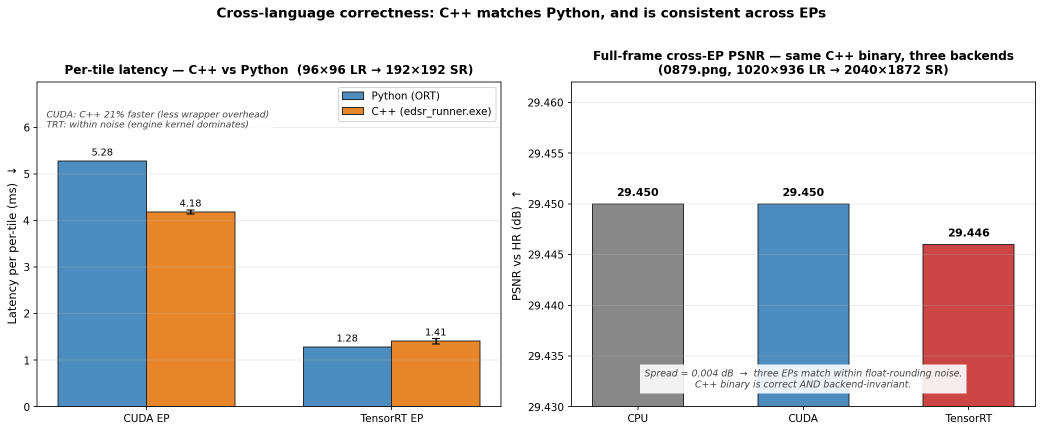
#> input picture cpp_inference/cross_language_panel.png, 2085 x 863 px (shown at 1/2 size)
$ python -i degradation.py   (imports and definitions only)
#> lines starting #> are read from the running program, lines starting #| are printed output that depends on the picture
#> further down, picture is the input picture: shape (863, 2085, 3); mean B, G, R 219.4, 219.3, 222.2
"""Realistic degradation pipeline for LR/HR pair synthesis.

Why this module exists
----------------------
Academic SR datasets typically generate the LR image with a single bicubic
downsample. Real TV content has gone through a long chain of lossy operations
before it reaches a TV-side SR engine: lens optics, sensor noise, encoder
chroma subsampling, scaler interpolation differences, JPEG/H.264 compression
artifacts, etc. A model trained only on bicubic LR generalizes poorly to that
distribution. This module composes degradations that approximate those
real-world phenomena, used for the project's "Track B (Realistic)" training
recipe (see SPECIFICATION.md §1.3).

Convention
----------
* Images are ``np.uint8`` of shape ``(H, W, 3)``.
* Channel order is BGR (OpenCV native). The pipeline is channel-symmetric
  except for ``apply_jpeg_compression`` — JPEG quantizes in YCbCr, so chroma
  artifacts are slightly different between RGB-as-BGR and true BGR. For SR
  training this difference is negligible; we keep BGR throughout to avoid
  spurious ``cvtColor`` round-trips.
* Every method takes an optional ``random_state`` (seed int or
  ``np.random.Generator``) so a fixed seed reproduces a fixed result. Passing
  the same ``Generator`` to multiple calls advances its state — that is the
  intended behavior inside :meth:`RealisticDegradation.random_degradation_pipeline`.
"""

from __future__ import annotations

from typing import Union

import cv2
import numpy as np

RandomState = Union[int, np.random.Generator, None]


# [10 lines left out: function _resolve_rng, not called in this run]


class RealisticDegradation:
    """Composable degradations that approximate real TV-content artifacts.

    The class is stateless aside from its parameter ranges (kept as class
    attributes so they're easy to override per subclass / experiment). All
    methods are pure: they consume an image and an optional rng, and return a
    new image.
    """

    BLUR_KERNEL_CHOICES: tuple[int, ...] = (3, 5, 7)
    BLUR_SIGMA_RANGE: tuple[float, float] = (0.1, 2.0)
    NOISE_SIGMA_RANGE: tuple[float, float] = (0.0, 25.0)
    JPEG_QUALITY_RANGE: tuple[int, int] = (60, 95)
    BANDING_BITS_CHOICES: tuple[int, ...] = (4, 5, 6)

    INTERPOLATION_MAP: dict[str, int] = {
        "bicubic": cv2.INTER_CUBIC,
        "bilinear": cv2.INTER_LINEAR,
        "area": cv2.INTER_AREA,
        "nearest": cv2.INTER_NEAREST,
    }

    # [110 lines left out: functions apply_blur, apply_noise, apply_jpeg_compression, apply_downsample, not called in this run]

    def apply_chroma_subsampling(
        self,
        image: np.ndarray,
        random_state: RandomState = None,
    ) -> np.ndarray:
        """4:2:0 chroma subsampling — models H.264 / H.265 color downsampling.

        Almost every TV-side input has been through chroma subsampling at some
        point in its pipeline: terrestrial broadcast (DVB-T/T2), streaming
        (HLS / DASH / MPEG-TS), Blu-ray, and the vast majority of MP4 files
        all carry 4:2:0 video. H.264 Main/High and H.265 Main both use 4:2:0
        by default. Modeling this is essential if the SR model is meant to
        consume real TV content rather than academic bicubic LR.

        4:2:0 in J:a:b notation (per ITU-R BT.601):
          J = 4   reference horizontal sample count
          a = 2   chroma samples in the FIRST row of every 4x2 luma block
          b = 0   chroma samples in the SECOND row (none — they reuse a's)
        Net: U and V are each downsampled 2x horizontally AND 2x vertically,
        while Y stays at full resolution. Visible artifact is "color bleeding"
        across sharp chrominance edges (e.g., red text on white).

        Implementation: BGR -> YUV (OpenCV's full-range BT.601 mapping),
        downsample U/V with INTER_AREA (proper area averaging — what an
        encoder would do), upsample back with INTER_NEAREST (no
        reconstruction filter — what a cheap decoder would do). Y is
        untouched. Round-trip back to BGR.

        Color-space caveat: cv2.COLOR_BGR2YUV is full-range Y'CbCr [0, 255].
        Real video uses studio-range BT.709 for HDTV (luma 16..235, chroma
        16..240). The difference matters for pixel-perfect reproduction but
        not for training a robustness-focused SR model, so we use OpenCV's
        default and document the gap here.

        ``random_state`` is accepted for API consistency with the other
        methods, but unused — this transform is fully deterministic.

        Status: implemented but **deliberately not used** in
        :meth:`random_degradation_pipeline` because on natural-image training
        data (DIV2K) the artifact produces ~38 dB PSNR -- essentially
        invisible, no useful invariance to learn. Kept here for analysis
        / future use when synthetic content (text, UI, anime) gets added to
        the training mix, where chroma artifacts actually bite.

        Args:
            image: ``(H, W, 3)`` ``uint8`` BGR image.
            random_state: Unused. Present for API symmetry.
        """
        del random_state  # explicit: parameter accepted, not consumed
        yuv = cv2.cvtColor(image, cv2.COLOR_BGR2YUV)
#> yuv: shape (863, 2085, 3); mean of channels 0, 1, 2 220.2, 127.6, 129.7
        h, w = yuv.shape[:2]
#> h = 863; w = 2085
        y, u, v = cv2.split(yuv)
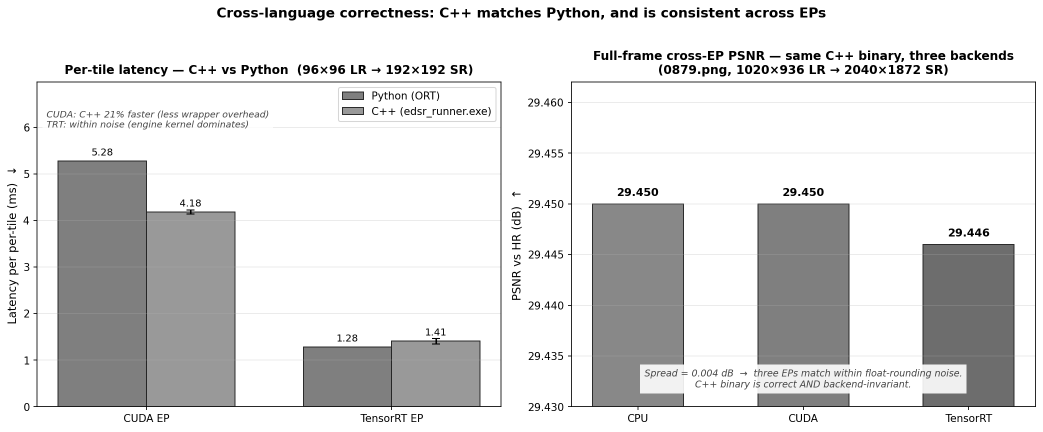
#> y: shape (863, 2085) (shown at 1/2 size); min 0, max 255, mean 220.2
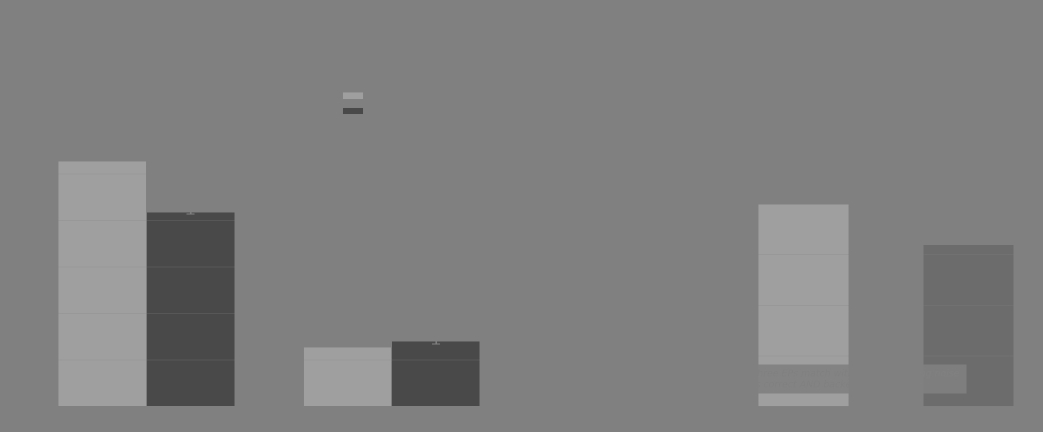
#> u: shape (863, 2085) (shown at 1/2 size); min 73, max 159, mean 127.6
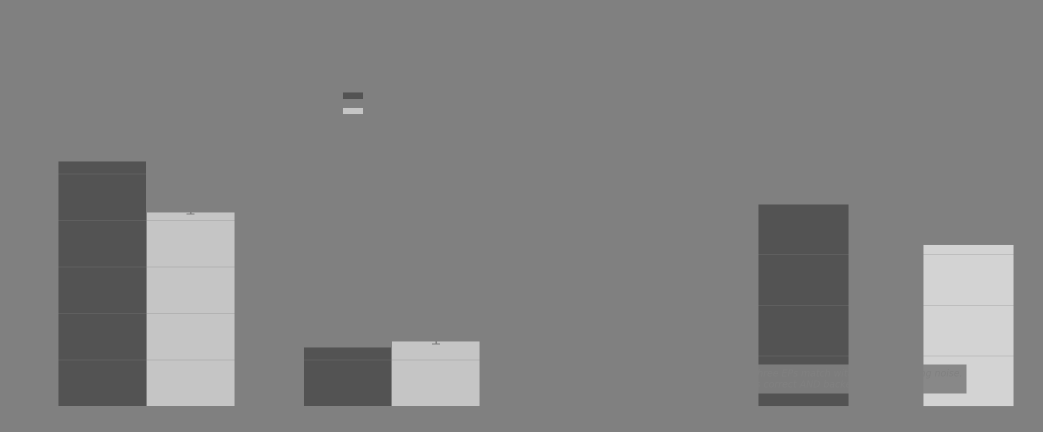
#> v: shape (863, 2085) (shown at 1/2 size); min 83, max 211, mean 129.7

        half_w, half_h = max(1, w // 2), max(1, h // 2)
#> half_w = 1042; half_h = 431
        u_low = cv2.resize(u, (half_w, half_h), interpolation=cv2.INTER_AREA)
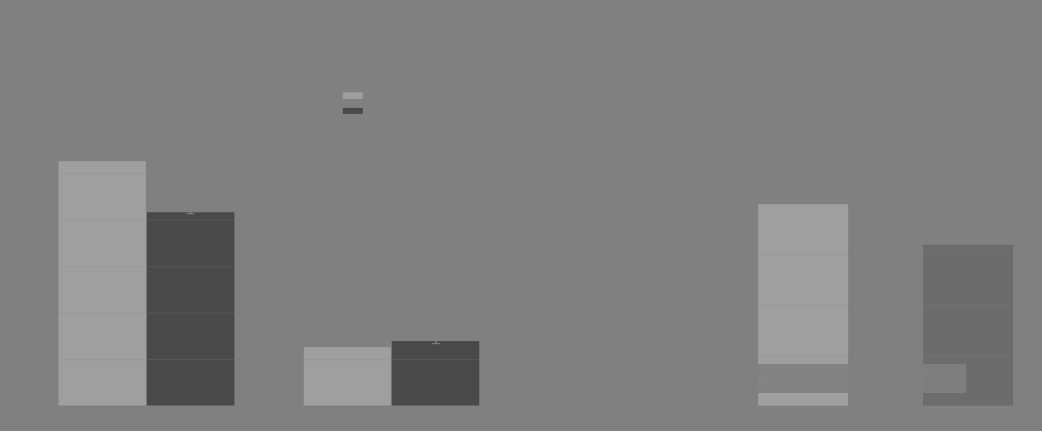
#> u_low: shape (431, 1042); min 73, max 159, mean 127.6
        v_low = cv2.resize(v, (half_w, half_h), interpolation=cv2.INTER_AREA)
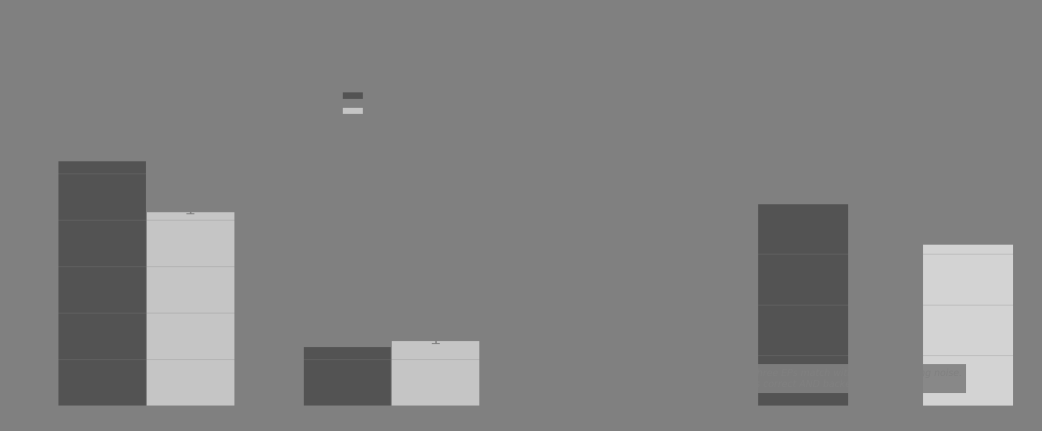
#> v_low: shape (431, 1042); min 83, max 211, mean 129.7
        u = cv2.resize(u_low, (w, h), interpolation=cv2.INTER_NEAREST)
        v = cv2.resize(v_low, (w, h), interpolation=cv2.INTER_NEAREST)

        yuv_out = cv2.merge([y, u, v])
#> yuv_out: shape (863, 2085, 3); mean of channels 0, 1, 2 220.2, 127.6, 129.7
        return cv2.cvtColor(yuv_out, cv2.COLOR_YUV2BGR)

    # [113 lines left out: functions apply_banding, random_degradation_pipeline, not called in this run]


# [46 lines not run here, left out]

>>> import cv2
>>> picture = cv2.imread('../../cpp_inference/cross_language_panel.png')
>>> result = RealisticDegradation().apply_chroma_subsampling(picture)
